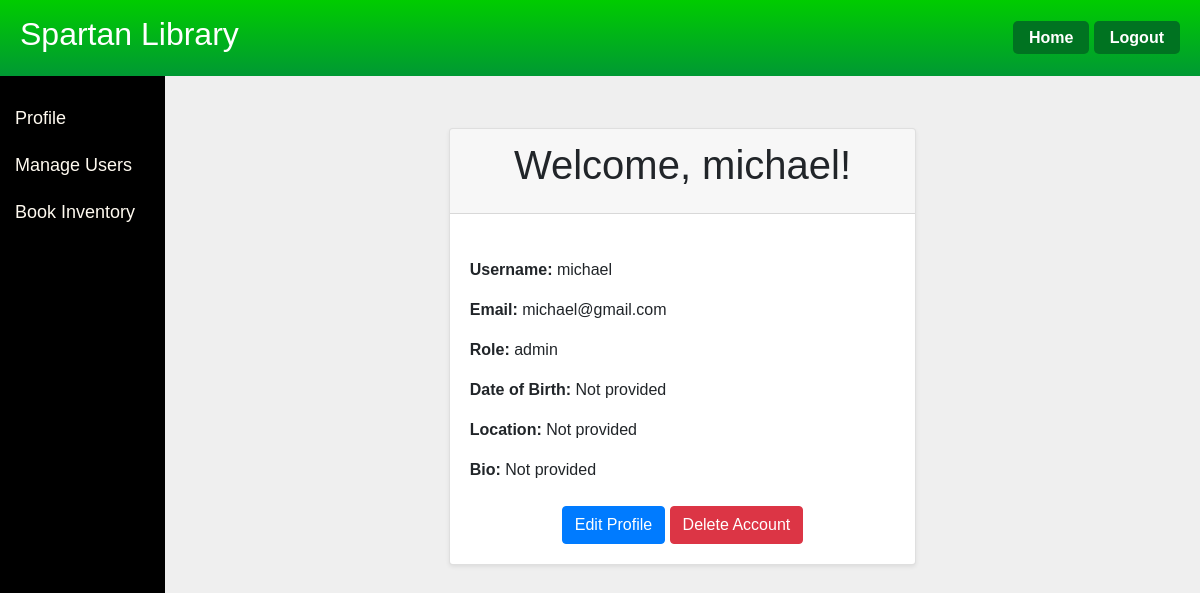
Page /profile (signed in) on the earlier database version.
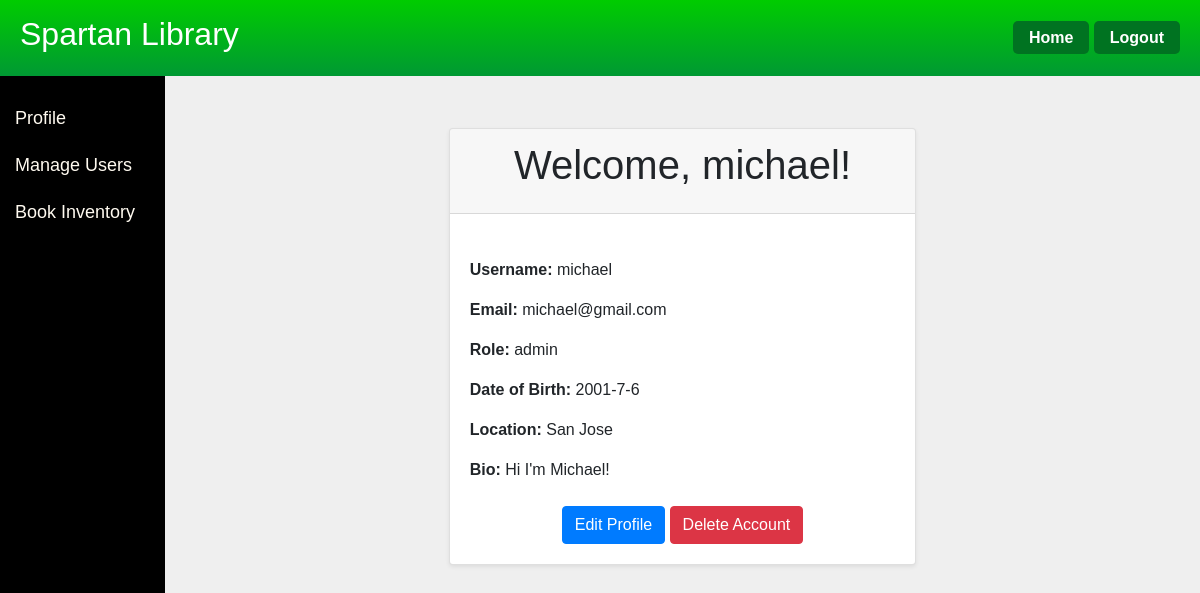
Same page on the later database version.
### app/models.py (models this page shows, shortened)
class User(db.Model, UserMixin):
    id = db.Column(db.Integer, primary_key = True)
    first = db.Column(db.String)
    last = db.Column(db.String)
    email = db.Column(db.String(32), unique=True)
    username = db.Column(db.String, unique=True)
    password = db.Column(db.String(200))
    role = db.Column(db.String(10))
    bio = db.Column(db.String)
    dob = db.Column(db.String)
    location = db.Column(db.String)
    books_checked_out = db.relationship('Book', secondary=user_books, backref=db.backref('checked_out_by', lazy='dynamic'))

### app/routes.py (the view)
@main.route('/profile')    #routes to current user profile page
@login_required
def test12():
    name= current_user.username
    bio = current_user.bio
    location = current_user.location
    email = current_user.email
    password = current_user.password
    dob = current_user.dob
    return render_template("profile.html", username=name, bio=bio, location=location, email=email, password=password, dob=dob, role=current_user.role)

### app/models.py (called while the page is built)
@login.user_loader
def load_user(id):
    return User.query.get(int(id))

### app/templates/profile.html
{% extends "home.html" %}
{% block mycontent %}
<div class="container mt-5">
    <div class="row justify-content-center">
        <div class="col-md-6">
            <div class="card shadow-sm">
                <div class="card-header">
                    <h1 class="card-title text-center">Welcome, {{ username }}!</h1>
                </div>
                <div class="card-body">
                    <div class="mt-4">
                        <p><strong>Username:</strong> {{ username }}</p>
                        <p><strong>Email:</strong> {{ email }}</p>
                        <p><strong>Role:</strong> {{ role }}</p>
                        <p><strong>Date of Birth:</strong> {{ dob or "Not provided" }}</p>
                        <p><strong>Location:</strong> {{ location or "Not provided" }}</p>
                        <p><strong>Bio:</strong> {{ bio or "Not provided" }}</p>
                    </div>
                    <div class="text-center mt-4">
                        <a href="/profile_edit" class="btn btn-primary">Edit Profile</a>
                        <a href="/delete_account" class="btn btn-danger">Delete Account</a>
                    </div>
                </div>
            </div>
        </div>
    </div>
</div>
{% endblock %}

Differences in the rows shown:
changed User "michael": dob (not shown) → "2001-7-6"; location (not shown) → "San Jose"; bio (not shown) → "Hi I'm Michael!"
Other differences:
{{ dob or "Not provided" }}: "Not provided" → (not shown)
{{ location or "Not provided" }}: "Not provided" → (not shown)
{{ bio or "Not provided" }}: "Not provided" → (not shown)
